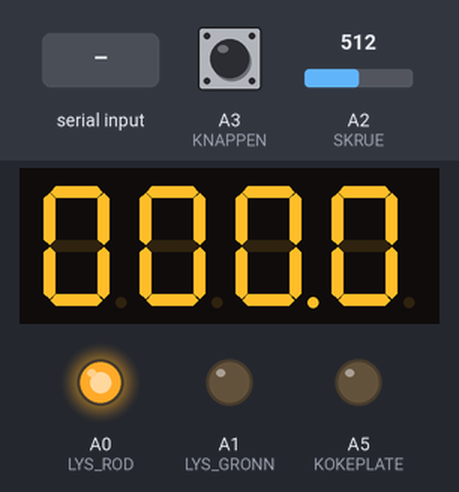
The sketch below on a simulated Arduino Uno, built with avr-gcc and run on an emulated ATmega328P. Shown: 4-digit seven-segment display, output pins drawn as LEDs (lit = HIGH). Wiring (inferred from the names in the program): 4-digit 7-segment display, segments lit when HIGH: segments pin 11, pin 7, pin 4, pin 2, pin 13, pin 10, pin 5, pin 3; digit selects pin 12, pin 9, pin 8, pin 6. The inputs (shaded band) are chosen by the test bench; at power-on: A3 (KNAPPEN) LOW, A2 (SKRUE) = 512. The segment pins are drawn as the display they are named for; pins used as bus, display or sensor lines are not drawn.

Above: at 1.2 s.
1.3 s: A3 (KNAPPEN) driven HIGH
At 1.7 s:
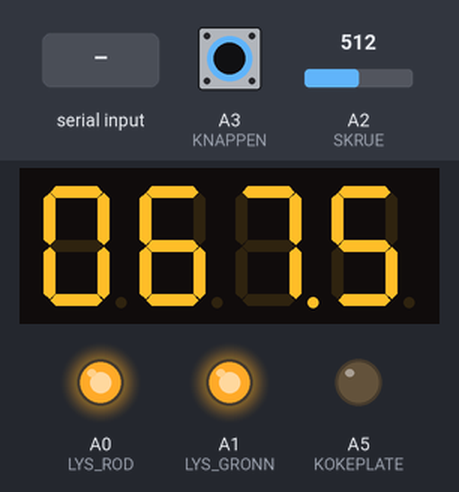
2.9 s: byte 30 received over Serial
At 3.6 s:
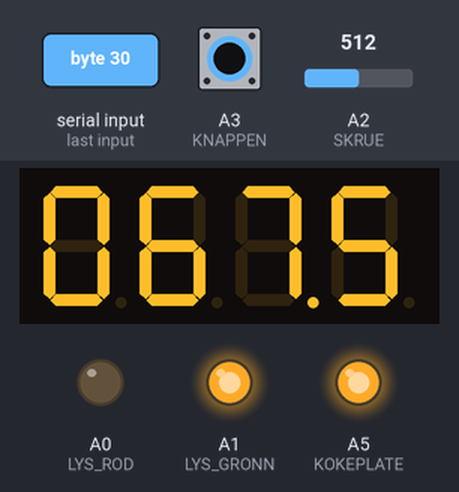
4.4 s: A2 (SKRUE) set to 716
At 5.5 s:
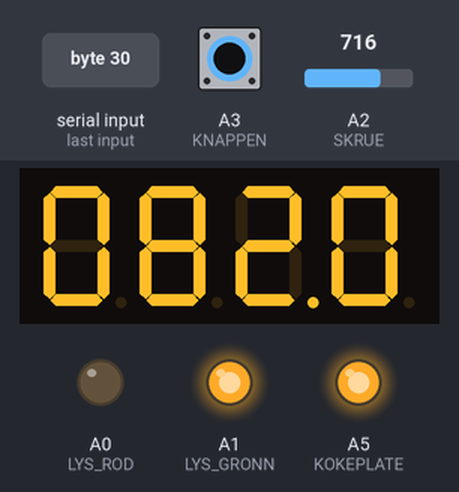
5.9 s: A2 (SKRUE) set to 900
At 6.6 s:
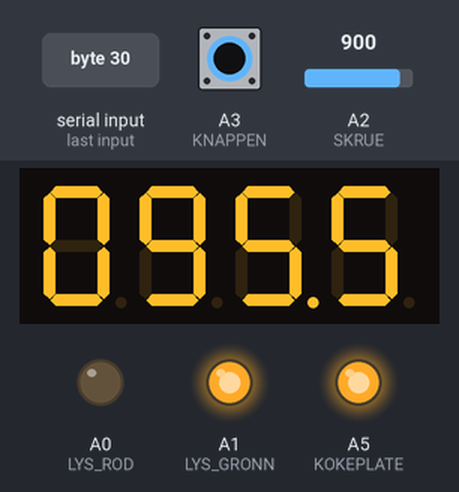
7.4 s: A2 (SKRUE) set to 1023
At 7.8 s:
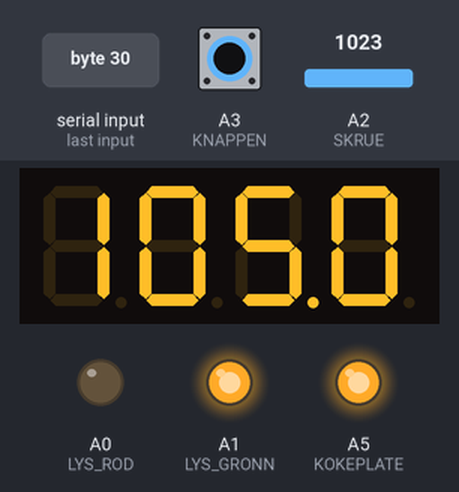
8.9 s: A3 (KNAPPEN) pulsed LOW 2 times (0.12 s each, 0.3 s apart)
At 9.26 s:
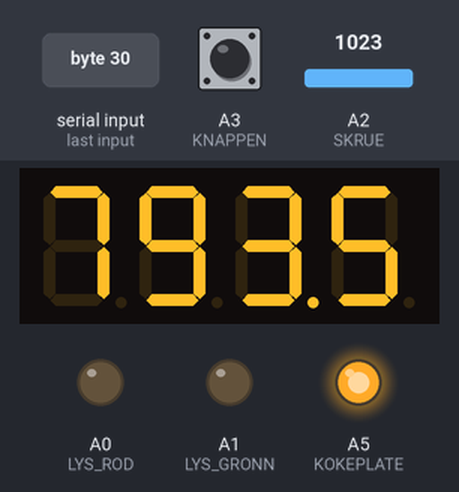
Timing chart, 0 to 11.9 s (numbered marks = the images above; inputs shaded):
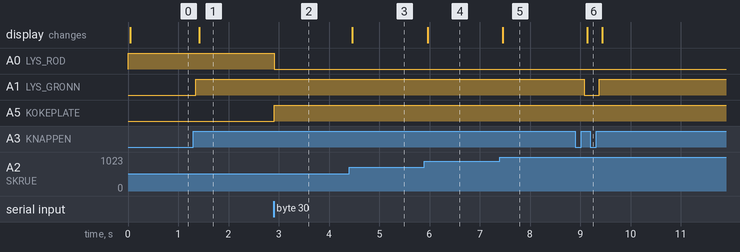

Measured:
- after the input at 1.3 s, A1 (LYS_GRONN): LOW → HIGH after 0.05 s; the display: changes after 0.12 s (image 1)
- after the input at 2.9 s, A0 (LYS_ROD): HIGH → LOW at once; A5 (KOKEPLATE): LOW → HIGH at once
- after the input at 4.4 s, the display: changes after 0.06 s (image 3)
- after the input at 5.9 s, the display: changes after 0.06 s (image 4)
- after the input at 7.4 s, the display: changes after 0.06 s (image 5)
- after the input at 8.9 s, A1 (LYS_GRONN): HIGH → LOW after 0.18 s, → HIGH 0.31 s later; the display: changes after 0.24 s (image 6)

The sketch:

TemperatureScanLogic.ino
```cpp
#define SKRUE A2
#define KNAPPEN A3
#define LYS_GRONN A1
#define LYS_ROD A0
#define KOKEPLATE A5

int segA = 11;
int segB = 7;
int segC = 4;
int segD = 2;
int segE = 13;
int segF = 10;
int segG = 5;
int segPt = 3;

int dgt1 = 12;
int dgt2 = 9;
int dgt3 = 8;
int dgt4 = 6;
int dgts[4] = {dgt1, dgt2, dgt3, dgt4};

double curr_temp = 0;
int delayTime = 2;

double target_temp = 30;
boolean buttonPressed = false;
boolean buttonState = false;
boolean lastButtonState = false;
boolean setTempMode = false;
unsigned long lastDebounceTime = 0;
short debounceDelay = 50;

void setup() {
  pinMode(13, OUTPUT);
  pinMode(2, OUTPUT);
  pinMode(3, OUTPUT);
  pinMode(4, OUTPUT);
  pinMode(5, OUTPUT);
  pinMode(6, OUTPUT);
  pinMode(7, OUTPUT);
  pinMode(8, OUTPUT);
  pinMode(9, OUTPUT);
  pinMode(10, OUTPUT);
  pinMode(11, OUTPUT);
  pinMode(12, OUTPUT);
  pinMode(KOKEPLATE, OUTPUT);
  pinMode(LYS_GRONN, OUTPUT);
  pinMode(LYS_ROD, OUTPUT);
  pinMode(SKRUE, INPUT);
  pinMode(KNAPPEN, INPUT);
  digitalWrite(dgt1, HIGH);
  digitalWrite(dgt2, HIGH);
  digitalWrite(dgt3, HIGH);
  digitalWrite(dgt4, HIGH);
  Serial.begin(9600);
}

void loop() {
  readTemperatures();
  registerButtonClick();

  if (curr_temp < target_temp) {
    digitalWrite(LYS_ROD, HIGH);
    digitalWrite(KOKEPLATE, LOW);
  } else {
    digitalWrite(LYS_ROD, LOW);
    digitalWrite(KOKEPLATE, HIGH);
  }


  if (setTempMode) {
    target_temp = (double) map(analogRead(SKRUE), 0, 1023, 60, 210) / 2; // 0 nr 2 var 60
    writeNumber(target_temp);
  }
  else {
    writeNumber(curr_temp);
  }
}

void readTemperatures() {
  if (Serial.available() > 0) {
    uint8_t firstHalf = Serial.read();
    delay(2);
    uint8_t secondHalf = Serial.read();
    uint16_t result = (firstHalf << 8) + secondHalf;
    curr_temp = (double) result / 10;
  }
}

void registerButtonClick() {
  buttonPressed = digitalRead(KNAPPEN);

  if (buttonPressed != lastButtonState) {
    lastDebounceTime = millis();
  }

  if (millis() - lastDebounceTime > debounceDelay) {

    if (buttonPressed != buttonState) {
      buttonState = buttonPressed;

      if (buttonPressed) {
        setTempMode = !setTempMode;
        digitalWrite(LYS_GRONN, setTempMode);

      }
    }
  }
  lastButtonState = buttonPressed;
}

void writeNumber(double number) {
  number *= 10;
  int pos = 0;
  int digit;

  for (int i = 1000; i > 0; i /= 10) {
    digit = number / i;
    digitalWrite(dgts[pos], LOW);

   switch (digit) {
      case 1: one(); break;
      case 2: two(); break;
      case 3: three(); break;
      case 4: four(); break;
      case 5: five(); break;
      case 6: six(); break;
      case 7: seven(); break;
      case 8: eight(); break;
      case 9: nine(); break;
      default: zero(); break;
   }

   if (pos == 2) point();

   delay(delayTime);
   digitalWrite(dgts[pos++], HIGH);
   number -= digit * i;
  }

}

void one() {
  digitalWrite(segA, LOW);
  digitalWrite(segB, HIGH);
  digitalWrite(segC, HIGH);
  digitalWrite(segD, LOW);
  digitalWrite(segE, LOW);
  digitalWrite(segF, LOW);
  digitalWrite(segG, LOW);
  digitalWrite(segPt, LOW);
}

void two() {
  digitalWrite(segA, HIGH);
  digitalWrite(segB, HIGH);
  digitalWrite(segC, LOW);
  digitalWrite(segD, HIGH);
  digitalWrite(segE, HIGH);
  digitalWrite(segF, LOW);
  digitalWrite(segG, HIGH);
  digitalWrite(segPt, LOW);
}

void three() {
  digitalWrite(segA, HIGH);
  digitalWrite(segB, HIGH);
  digitalWrite(segC, HIGH);
  digitalWrite(segD, HIGH);
  digitalWrite(segE, LOW);
  digitalWrite(segF, LOW);
  digitalWrite(segG, HIGH);
  digitalWrite(segPt, LOW);
}

void four() {
  digitalWrite(segA, LOW);
  digitalWrite(segB, HIGH);
  digitalWrite(segC, HIGH);
  digitalWrite(segD, LOW);
  digitalWrite(segE, LOW);
  digitalWrite(segF, HIGH);
  digitalWrite(segG, HIGH);
  digitalWrite(segPt, LOW);
}

void five() {
  digitalWrite(segA, HIGH);
  digitalWrite(segB, LOW);
  digitalWrite(segC, HIGH);
  digitalWrite(segD, HIGH);
  digitalWrite(segE, LOW);
  digitalWrite(segF, HIGH);
  digitalWrite(segG, HIGH);
  digitalWrite(segPt, LOW);
}

void six() {
  digitalWrite(segA, HIGH);
  digitalWrite(segB, LOW);
  digitalWrite(segC, HIGH);
  digitalWrite(segD, HIGH);
  digitalWrite(segE, HIGH);
  digitalWrite(segF, HIGH);
  digitalWrite(segG, HIGH);
  digitalWrite(segPt, LOW);
}

void seven() {
  digitalWrite(segA, HIGH);
  digitalWrite(segB, HIGH);
  digitalWrite(segC, HIGH);
  digitalWrite(segD, LOW);
  digitalWrite(segE, LOW);
  digitalWrite(segF, LOW);
  digitalWrite(segG, LOW);
  digitalWrite(segPt, LOW);
}

void eight() {
  digitalWrite(segA, HIGH);
  digitalWrite(segB, HIGH);
  digitalWrite(segC, HIGH);
  digitalWrite(segD, HIGH);
  digitalWrite(segE, HIGH);
  digitalWrite(segF, HIGH);
  digitalWrite(segG, HIGH);
  digitalWrite(segPt, LOW);
}

void nine() {
  digitalWrite(segA, HIGH);
  digitalWrite(segB, HIGH);
  digitalWrite(segC, HIGH);
  digitalWrite(segD, HIGH);
  digitalWrite(segE, LOW);
  digitalWrite(segF, HIGH);
  digitalWrite(segG, HIGH);
  digitalWrite(segPt, LOW);
}

void zero() {
  digitalWrite(segA, HIGH);
  digitalWrite(segB, HIGH);
  digitalWrite(segC, HIGH);
  digitalWrite(segD, HIGH);
  digitalWrite(segE, HIGH);
  digitalWrite(segF, HIGH);
  digitalWrite(segG, LOW);
  digitalWrite(segPt, LOW);
}

void point() {
  digitalWrite(segPt, HIGH);
}
```
